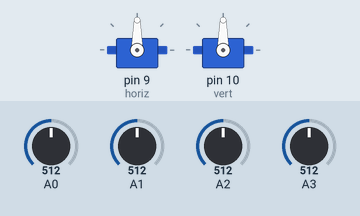
Recording of a sketch running on a simulated Arduino Uno, built with avr-gcc and run on an emulated ATmega328P. On the bench: 2 × servo. The test bench sets the inputs (shaded band); at power-on: A0 = 512, A1 = 512, A2 = 512, A3 = 512.

Above: at 1.2 s.
1.3 s: A0 set to 558
2.8 s: A0 set to 581
At 5.5 s:
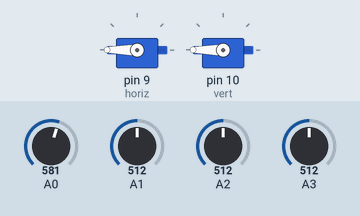
5.8 s: A1 set to 630
7.3 s: A1 set to 656
At 7.76 s:
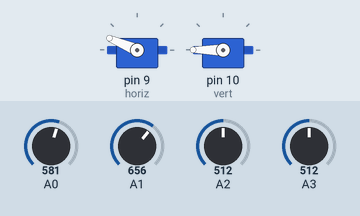
10.3 s: A2 set to 545
At 10.3 s:
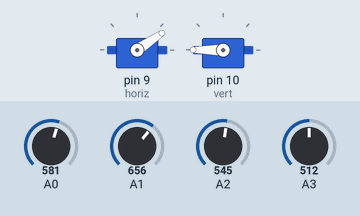
11.8 s: A3 set to 716
At 13.8 s:
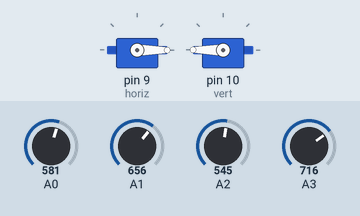
Timing chart, 0 to 14.9 s (numbered marks = the images above; inputs shaded):
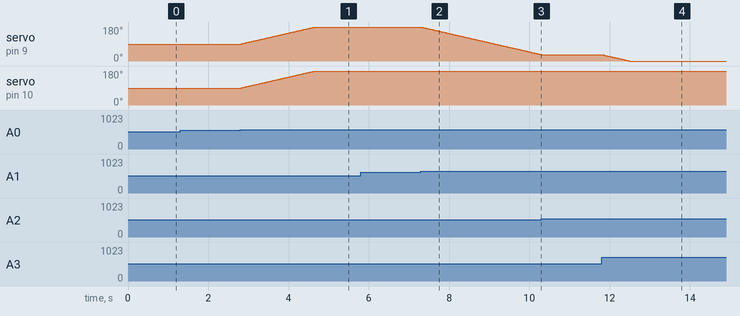

Measured:
- the behaviour switches between 573 and 574 on A0 (found by bisection; images 0 and 1)
- the behaviour switches between 641 and 642 on A1 (found by bisection; images 1 and 2)
- the behaviour switches between 526 and 527 on A2 (found by bisection; images 2 and 3)
- after the input at 1.3 s, every drawn part: stays the same
- after the input at 2.8 s, servo on pin 9 (horiz), servo on pin 10 (vert): moves from 90° to 180° over 1.8 s, starting at once
- after the input at 5.8 s, every drawn part: stays the same
- after the input at 7.3 s, servo on pin 9 (horiz): moves from 180° to 34° over 3.0 s, starting at once
- after the input at 10.3 s, servo on pin 9 (horiz): stays 34° (without the input it goes to 33° after 0.01 s)
- after the input at 11.8 s, servo on pin 9 (horiz): moves from 34° to 0° over 0.68 s, starting at once

The sketch:

solar_tracker.ino
```cpp
#include <Servo.h>

Servo horiz;   // يمين/يسار
Servo vert;    // فوق/تحت

int posH = 90;
int posV = 90;

const int tolerance = 30;

void setup() {
  horiz.attach(9);
  vert.attach(10);
  horiz.write(posH);
  vert.write(posV);
}

void loop() {
  int tl = analogRead(A0);
  int tr = analogRead(A1);
  int bl = analogRead(A2);
  int br = analogRead(A3);

  int top    = (tl + tr) / 2;
  int bottom = (bl + br) / 2;
  int left   = (tl + bl) / 2;
  int right  = (tr + br) / 2;

  int diffH = left - right;
  if (abs(diffH) > tolerance) {
    if (diffH > 0) posH++;
    else posH--;
  }

  int diffV = top - bottom;
  if (abs(diffV) > tolerance) {
    if (diffV > 0) posV++;
    else posV--;
  }

  posH = constrain(posH, 0, 180);
  posV = constrain(posV, 0, 180);

  horiz.write(posH);
  vert.write(posV);

  delay(20);
}
```
